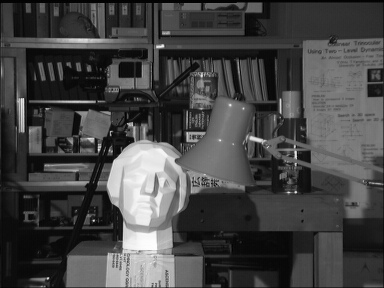
#> input picture imgs/tsukubaright.jpg, 384 x 288 px
$ jupyter execute --allow-errors 11cv.ipynb
#> lines starting #> are read from the running program, lines starting #| are printed output that depends on the picture
# 11.Disparitná mapa

[cell 1]
from skimage import data,color,io
import matplotlib.pyplot as plt
import numpy as np
from tqdm.notebook import trange, tqdm
from skimage import feature

[cell 2]
#img_left, img_right, disparity = data.stereo_motorcycle()
#img_right = color.rgb2gray(img_right)
#img_left = color.rgb2gray(img_left)

img_right = io.imread('imgs/tsukubaright.jpg')
#> img_right is the input picture: shape (288, 384); min 0, max 254, mean 68.7
img_left = io.imread('imgs/tsukubaleft.jpg')
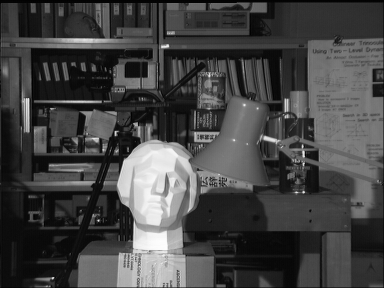
#> input picture imgs/tsukubaleft.jpg, 384 x 288 px
#> img_left is the input picture: shape (288, 384); min 0, max 254, mean 68.3

[cell 3]
plt.figure(figsize=(15,10))
plt.subplot(131)
plt.imshow(img_left)
plt.subplot(132)
plt.imshow(img_right)
#plt.subplot(133)
#plt.imshow(disparity)
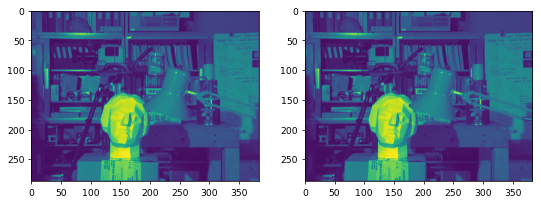
#> figure drawn by matplotlib, 2 panels

[cell 4]
height, width = img_right.shape
#> height = 288; width = 384
disp_min = 0
disp_max = 16
windows_size = 9
disp_map = np.zeros((height,width))
w = windows_size // 2
mode  = "hamming"

#> (a cell that did not finish here is left out)

[cell 6]
plt.imshow(disp_map)

# D.U. dokoncit podla knihy
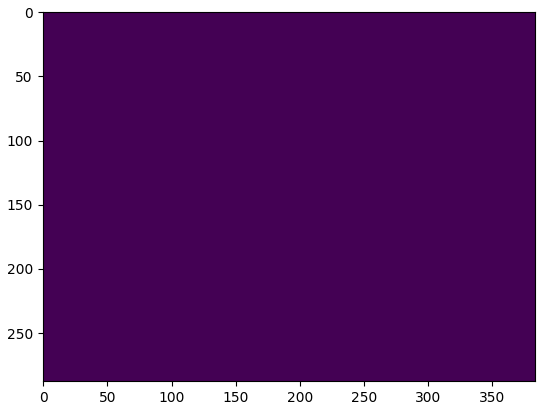
#> figure drawn by matplotlib, 1 panel

[cell 7]
img_right_edge = feature.canny(img_right)
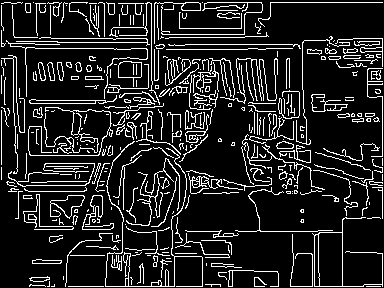
#> img_right_edge: shape (288, 384) bool; 13.8% white in thin lines or dots
img_left_edge = feature.canny(img_left)
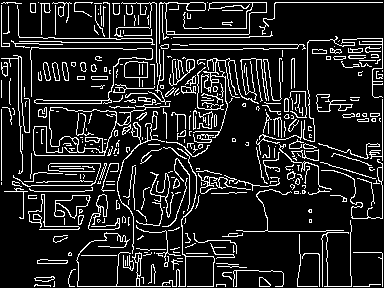
#> img_left_edge: shape (288, 384) bool; 13.8% white in thin lines or dots
plt.figure(figsize=(15,10))
plt.subplot(121)
plt.imshow(img_left_edge)
plt.subplot(122)
plt.imshow(img_right_edge)

[cell 8]
windows_size = 19
w = windows_size // 2
disp_map = np.zeros((height,width))

#> (the rest of this cell did not finish here and is left out)

[cell 9]
plt.figure(figsize=(10,10))
plt.imshow(disp_map)
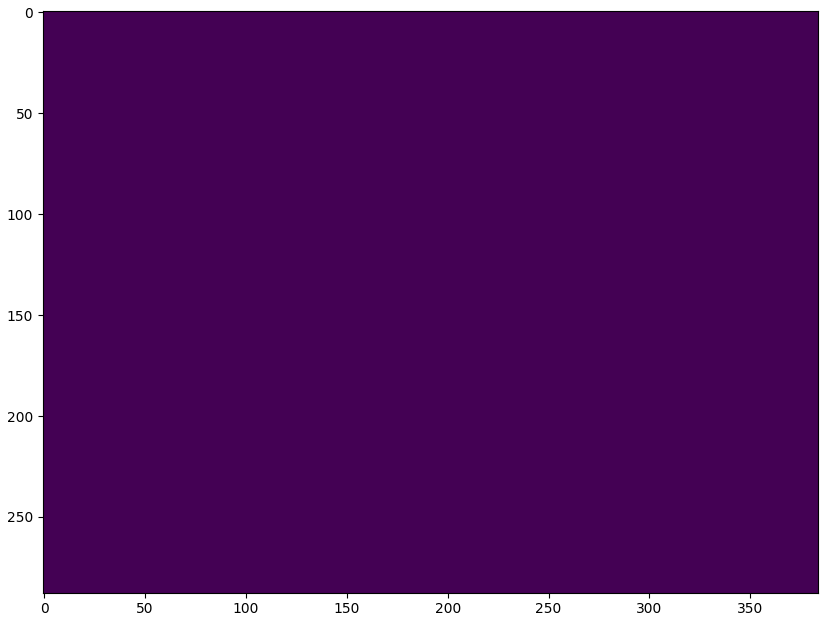
#> figure drawn by matplotlib, 1 panel
